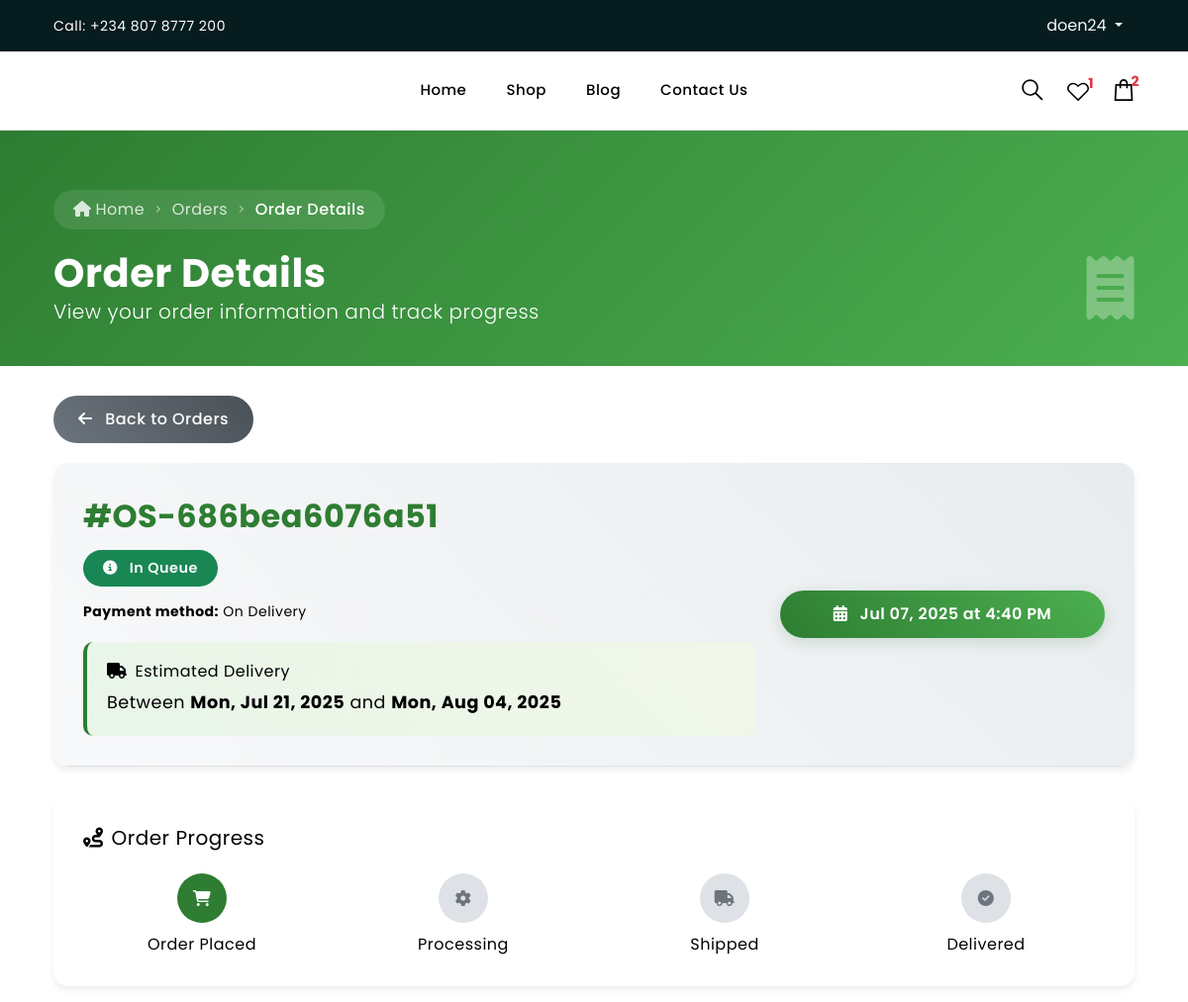
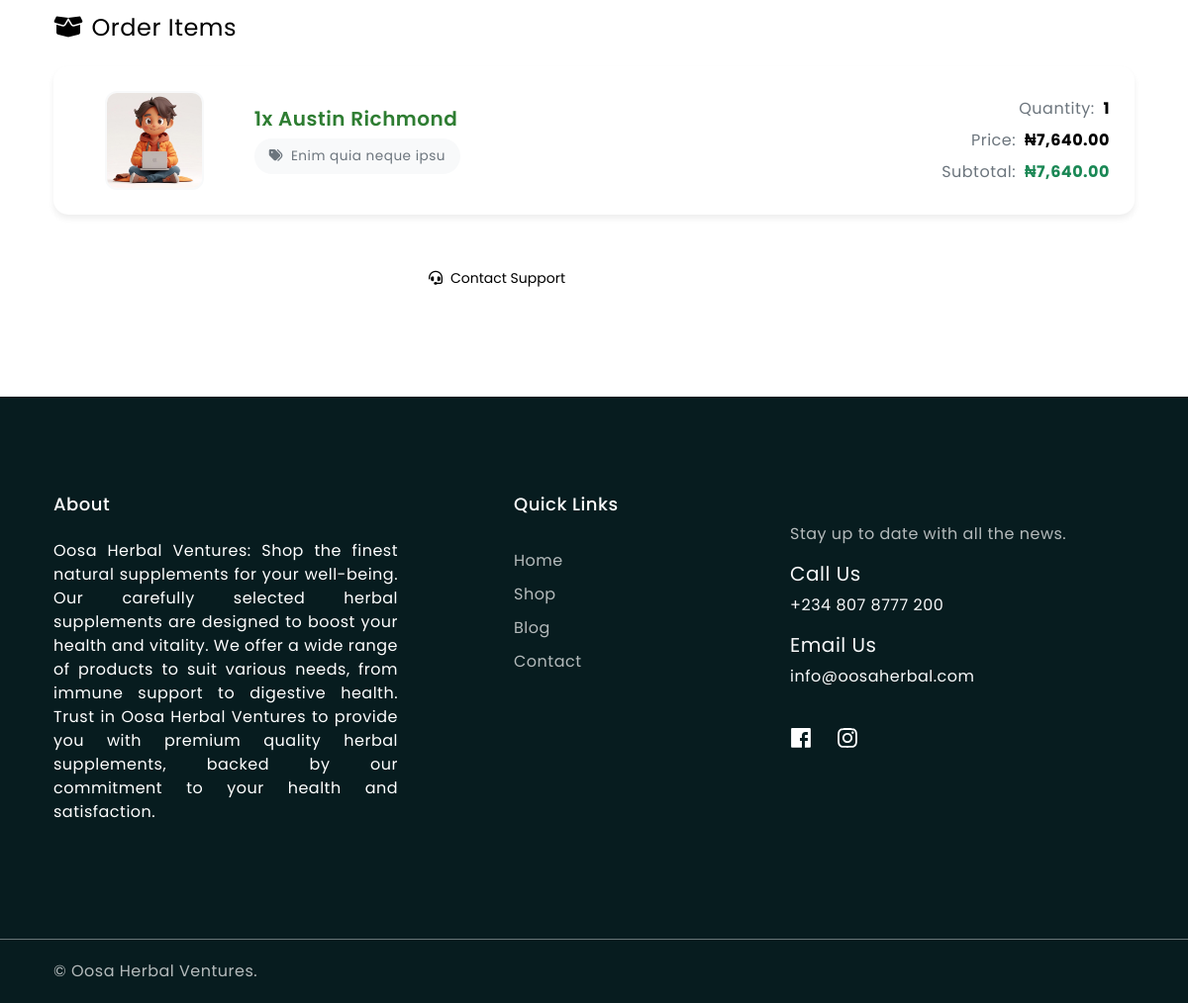
/view-order.php?oid=OS-686bea6076a51 (signed in), run on the app's committed database (2 pictures, top to bottom).
### tables this page shows
CREATE TABLE `users` (
  `id` int(11) NOT NULL,
  `userid` varchar(20) NOT NULL,
  `firstname` varchar(50) NOT NULL,
  `lastname` varchar(50) NOT NULL,
  `username` varchar(50) NOT NULL,
  `phone` varchar(20) NOT NULL,
  `email` varchar(100) NOT NULL,
  `password` varchar(100) NOT NULL,
  `code` varchar(10) NOT NULL,
  `created_at` datetime NOT NULL DEFAULT current_timestamp()
);

CREATE TABLE `orders` (
  `id` int(11) NOT NULL,
  `orderid` varchar(20) NOT NULL,
  `userid` varchar(10) NOT NULL,
  `ref` varchar(50) DEFAULT NULL,
  `payment_type` varchar(150) DEFAULT NULL,
  `items` text NOT NULL,
  `amount` float NOT NULL,
  `firstname` varchar(20) NOT NULL,
  `lastname` varchar(20) NOT NULL,
  `email` varchar(50) NOT NULL,
  `phone` varchar(30) NOT NULL,
  `country` varchar(30) NOT NULL,
  `city` varchar(30) NOT NULL,
  `zipcode` varchar(10) NOT NULL,
  `address1` varchar(255) NOT NULL,
  `address2` varchar(255) NOT NULL,
  `status` varchar(50) NOT NULL DEFAULT 'In queue',
  `created_at` datetime NOT NULL DEFAULT current_timestamp()
);

CREATE TABLE `products` (
  `id` int(11) NOT NULL,
  `category_id` int(11) NOT NULL,
  `productid` varchar(11) NOT NULL,
  `name` varchar(255) NOT NULL,
  `tags` varchar(255) NOT NULL,
  `price` int(11) NOT NULL,
  `discount` float NOT NULL,
  `description` text NOT NULL,
  `image` varchar(255) NOT NULL,
  `status` varchar(30) NOT NULL DEFAULT 'available',
  `created_at` datetime NOT NULL DEFAULT current_timestamp()
);

### view-order.php (the view, shortened to what the rows shown need)
<?php
include_once("functions.php");
if (isset($_GET["oid"])) {
    $orderid = $_GET["oid"];
} else {
    echo "<script>location.href='orders.php'</script>";
}
$getOrders = mysqli_query($conn, "SELECT * FROM `orders` WHERE `orderid` = '$orderid'");
$orders = mysqli_fetch_assoc($getOrders);
?>
<!doctype html>
<html lang="en">
<head>
    <link href="https://cdn.jsdelivr.net/npm/bootstrap@5.3.0/dist/css/bootstrap.min.css" rel="stylesheet">
    <link rel="stylesheet" href="https://cdnjs.cloudflare.com/ajax/libs/font-awesome/6.4.0/css/all.min.css">
    <link rel="stylesheet" href="assets/css/vendor.css" />
    <link rel="stylesheet" href="assets/css/style.css" />
</head>
<body>
    <?php include("components/header.php"); ?>
    <div class="page-header">
        <div class="container">
            <div class="row align-items-center">
                <div class="col-md-8">
                    <h1 class="display-6 fw-bold mb-0">Order Details</h1>
                </div>
            </div>
        </div>
    </div>
    <div class="container mb-5">
        <div class="order-summary-card">
            <div class="order-header">
                <div class="row align-items-center">
                    <div class="col-md-8">
                        <div class="order-id">#<?= $orders["orderid"]; ?></div>
                        <div class="d-flex flex-column align-items-start">
                            <span class="status-badge bg-success text-light">
                                <?php
                                $statusIcons = [
                                    'pending' => 'clock',
                                    'processing' => 'cog',
                                    'shipped' => 'truck',
                                    'delivered' => 'check-circle',
                                    'cancelled' => 'times-circle'
                                ];
                                $status = strtolower($orders['status']);
                                $icon = $statusIcons[$status] ?? 'info-circle';
                                ?>
                                <i class="fas fa-<?= $icon ?> me-2"></i>
                                <?= ucfirst($orders["status"]); ?>
                            </span>
                            <small><b>Payment method:</b> <?= $orders["payment_type"] ?></small>
                        </div>
                        <?php
                        $date1 = new DateTime($orders["created_at"]);
                        $date2 = new DateTime($orders["created_at"]);
                        $date1->modify("+ 14 days");
                        $date2->modify("+ 28 days");
                        $first_date = $date1->format("D, M d, Y");
                        $second_date = $date2->format("D, M d, Y");
                        ?>
                        <div class="delivery-info">
                            <h6><i class="fas fa-truck me-2"></i>Estimated Delivery</h6>
                            <div class="delivery-dates">
                                Between <strong><?= $first_date; ?></strong> and <strong><?= $second_date; ?></strong>
                            </div>
                        </div>
                    </div>
                    <div class="col-md-4 text-md-end mt-3 mt-md-0">
                        <div class="order-date">
                            <i class="fas fa-calendar-alt me-2"></i>
                            <?= date("M d, Y \a\\t g:i A", strtotime($orders["created_at"])); ?>
                        </div>
                    </div>
                </div>
            </div>
        </div>
        <div class="row">
            <div class="col-12">
                <?php
                $items = json_decode($orders["items"], true);
                for ($i = 0; $i < count($items); $i++) {
                    $productid = $items[$i]["productid"];
                    $getProduct = mysqli_query($conn, "SELECT * FROM `products` WHERE `productid` = '$productid'");
                    $product = mysqli_fetch_assoc($getProduct);
                    ?>
                    <div class="product-item">
                        <div class="row align-items-center">
                            <div class="col-md-2 col-sm-3 text-center mb-3 mb-md-0">
                                <img src="uploads/<?= $product['image']; ?>" alt="<?= $product['name']; ?>"
                                    class="product-image">
                            </div>
                            <div class="col-md-6 col-sm-9">
                                <div class="product-info">
                                    <h5><?= $items[$i]["quantity"] . "x " . $product["name"]; ?></h5>
                                    <div class="product-tags">
                                        <i class="fas fa-tags me-1"></i>
                                        <?= $product["tags"]; ?>
                                    </div>
                                </div>
                            </div>
                            <div class="col-md-4 text-md-end mt-3 mt-md-0">
                                <div class="d-flex flex-column align-items-md-end">
                                    <div class="mb-2">
                                        <span class="text-muted">Quantity:</span>
                                        <span class="fw-bold ms-1"><?= $items[$i]["quantity"]; ?></span>
                                    </div>
                                    <?php if (isset($product['price'])): ?>
                                        <div class="mb-2">
                                            <span class="text-muted">Price:</span>
                                            <span class="fw-bold ms-1">₦<?= number_format($product['price'], 2); ?></span>
                                        </div>
                                        <div>
                                            <span class="text-muted">Subtotal:</span>
                                            <span
                                                class="fw-bold ms-1 text-primary">₦<?= number_format($product['price'] * $items[$i]["quantity"], 2); ?></span>
                                        </div>
                                    <?php endif; ?>
                                </div>
                            </div>
                        </div>
                    </div>
                <?php } ?>
            </div>
        </div>
    </div>
</body>
</html>

### components/header.php (shortened to what the rows shown need)
<?php
if (isset($_SESSION["user"])) {
    $userid = $_SESSION["user"]["userid"];
    $getUser = mysqli_query($conn, "SELECT * FROM `users` WHERE `userid`='$userid'");
    if (mysqli_num_rows($getUser) > 0) {
        $userDetail = mysqli_fetch_assoc($getUser);
    }
}
?>
<div class="announcement-bar bg-4 py-1 py-lg-2">
    <div class="container">
        <div class="row align-items-center justify-content-between">
            <div class="col-lg-3 d-lg-block d-none">
                <div class="announcement-meta-wrapper d-flex align-items-center justify-content-end">
                    <div class="announcement-meta d-flex align-items-center">
                        <?php if (!isset($_SESSION["user"])): ?>
                            <a class="announcement-login announcement-text text-white" href="login.php">
                                <svg class="icon icon-user" width="10" height="11" viewBox="0 0 10 11" fill="none"
                                    xmlns="http://www.w3.org/2000/svg">
                                    <path
                                        d="M5 0C3.07227 0 1.5 1.57227 1.5 3.5C1.5 4.70508 2.11523 5.77539 3.04688 6.40625C1.26367 7.17188 0 8.94141 0 11H1C1 8.78516 2.78516 7 5 7C7.21484 7 9 8.78516 9 11H10C10 8.94141 8.73633 7.17188 6.95312 6.40625C7.88477 5.77539 8.5 4.70508 8.5 3.5C8.5 1.57227 6.92773 0 5 0ZM5 1C6.38672 1 7.5 2.11328 7.5 3.5C7.5 4.88672 6.38672 6 5 6C3.61328 6 2.5 4.88672 2.5 3.5C2.5 2.11328 3.61328 1 5 1Z"
                                        fill="#fff" />
                                </svg>
                                <span>Signin / Signup</span>
                            </a>
                        <?php else: ?>
                            <div class="btn-group ms-2">
                                <button class="btn btn-link text-light text-decoration-none dropdown-toggle" type="button"
                                    id="triggerId" data-bs-toggle="dropdown" aria-haspopup="true" aria-expanded="false">
                                    <?= isset($userDetail) ? $userDetail["username"] : "User" ?>
                                </button>
                            </div>
                        <?php endif; ?>
                    </div>
                </div>
            </div>
        </div>
    </div>
</div>

### data on the page
users: username "doen24"
orders: orderid "OS-686bea6076a51", status "In Queue", payment_type "On Delivery", created_at "Mon, Jul 21, 2025", created_at "Mon, Aug 04, 2025", created_at "Jul 07, 2025 at 4:40 PM", items "1"
products: image (picture), name "Austin Richmond", tags "Enim quia neque ipsu", price "7,640.00", $product['price']*$items[$i]['quantity'] "7,640.00"

### other printed values
$getWishList->num_rows "1"
$getCartInfo->num_rows "2"
$statusLabels[$index] "Order Placed"
$statusLabels[$index] "Processing"
$statusLabels[$index] "Shipped"
$statusLabels[$index] "Delivered"
